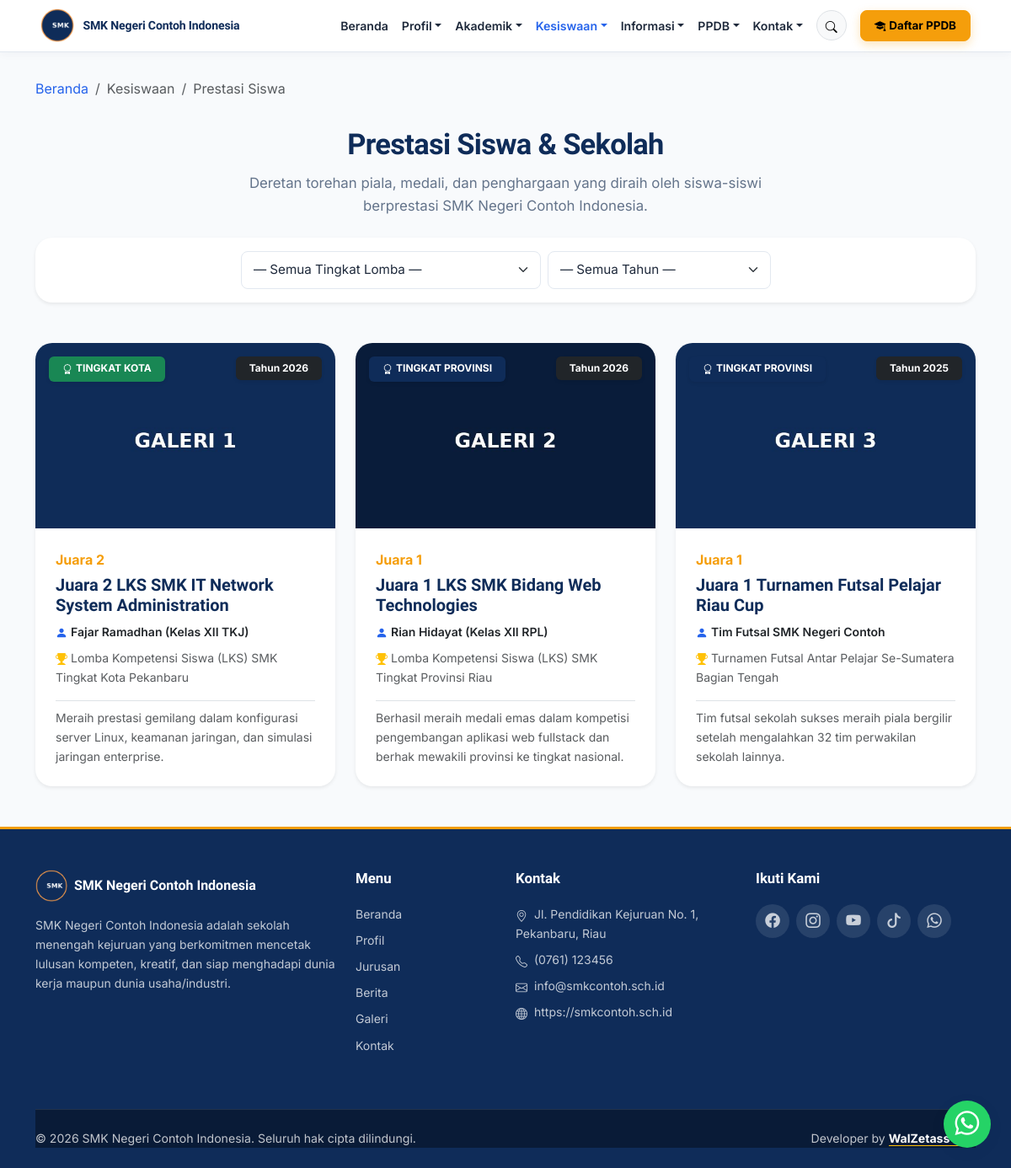
/prestasi, run on the app's committed database.
### tables this page shows
CREATE TABLE school_profile (
  id INT UNSIGNED AUTO_INCREMENT PRIMARY KEY,
  school_name VARCHAR(150) NOT NULL,
  npsn VARCHAR(20) DEFAULT NULL,
  address VARCHAR(255) DEFAULT NULL,
  phone VARCHAR(50) DEFAULT NULL,
  email VARCHAR(150) DEFAULT NULL,
  website VARCHAR(150) DEFAULT NULL,
  description TEXT,
  logo VARCHAR(255) DEFAULT NULL,
  favicon VARCHAR(255) DEFAULT NULL,
  theme_color_primary VARCHAR(20) DEFAULT '#0F2C59',
  theme_color_secondary VARCHAR(20) DEFAULT '#2563EB',
  theme_color_accent VARCHAR(20) DEFAULT '#F59E0B',
  theme_preset VARCHAR(50) DEFAULT 'navy_classic',
  map_url VARCHAR(255) DEFAULT NULL,
  accreditation VARCHAR(10) DEFAULT NULL,
  founded_year VARCHAR(10) DEFAULT NULL,
  running_text TEXT DEFAULT NULL,
  is_running_text_active TINYINT(1) DEFAULT 1,
  video_profile_url VARCHAR(255) DEFAULT 'https://www.youtube.com/watch?v=7vhYf5p_yhs',
  video_title VARCHAR(200) DEFAULT 'Video Profil & Fasilitas Sekolah',
  video_description TEXT DEFAULT NULL,
  video_features TEXT DEFAULT NULL,
  whatsapp_ppdb VARCHAR(50) DEFAULT '6281234567890',
  whatsapp_bkk VARCHAR(50) DEFAULT '6281234567891',
  whatsapp_tu VARCHAR(50) DEFAULT '6281234567892',
  created_at DATETIME DEFAULT CURRENT_TIMESTAMP,
  updated_at DATETIME DEFAULT CURRENT_TIMESTAMP ON UPDATE CURRENT_TIMESTAMP
);

CREATE TABLE achievements (
  id INT UNSIGNED AUTO_INCREMENT PRIMARY KEY,
  title VARCHAR(200) NOT NULL,
  slug VARCHAR(220) NOT NULL UNIQUE,
  student_name VARCHAR(150) NOT NULL,
  competition_name VARCHAR(200) NOT NULL,
  level ENUM('sekolah', 'kota', 'provinsi', 'nasional', 'internasional') NOT NULL DEFAULT 'kota',
  rank_position VARCHAR(50) NOT NULL,
  year VARCHAR(10) NOT NULL,
  photo VARCHAR(255) DEFAULT NULL,
  description TEXT DEFAULT NULL,
  created_at DATETIME DEFAULT CURRENT_TIMESTAMP,
  updated_at DATETIME DEFAULT CURRENT_TIMESTAMP ON UPDATE CURRENT_TIMESTAMP,
  INDEX idx_achievement_level (level),
  INDEX idx_achievement_year (year)
);

CREATE TABLE social_media (
  id INT UNSIGNED AUTO_INCREMENT PRIMARY KEY,
  platform VARCHAR(50) NOT NULL,
  url VARCHAR(255) NOT NULL,
  icon VARCHAR(100) DEFAULT NULL,
  status TINYINT(1) NOT NULL DEFAULT 1
);

### pages/prestasi.php (the view, shortened to what the rows shown need)
<?php
$db = getDB();
$profile = getSchoolProfile();
$where = ["1=1"];
$params = [];
$whereSql = implode(' AND ', $where);
$stmt = $db->prepare("SELECT * FROM achievements WHERE $whereSql ORDER BY year DESC, id DESC");
$stmt->execute($params);
$achievements = $stmt->fetchAll();
require BASE_PATH . '/includes/header.php';
require BASE_PATH . '/includes/navbar.php';
?>
<nav aria-label="breadcrumb" class="container pt-4">
  <ol class="breadcrumb small">
    <li class="breadcrumb-item"><a href="<?= e(BASE_URL) ?>/">Beranda</a></li>
    <li class="breadcrumb-item text-muted">Kesiswaan</li>
    <li class="breadcrumb-item active" aria-current="page">Prestasi Siswa</li>
  </ol>
</nav>
<section class="section pt-3 pb-5">
  <div class="container">
    <div class="text-center mx-auto mb-4 reveal-up" style="max-width:680px;">
      <h1 class="section-title">Prestasi Siswa &amp; Sekolah</h1>
      <p class="section-subtitle mx-auto">Deretan torehan piala, medali, dan penghargaan yang diraih oleh siswa-siswi berprestasi <?= e($profile['school_name'] ?? '') ?>.</p>
    </div>
    <div class="card border-0 shadow-sm rounded-4 p-3 mb-5 reveal-up">
      <form method="get" class="row g-2 justify-content-center align-items-center">
        <div class="col-md-4 col-sm-6">
          <select name="level" class="form-select form-select-sm" onchange="this.form.submit()">
            <option value="">— Semua Tingkat Lomba —</option>
          </select>
        </div>
        <div class="col-md-3 col-sm-6">
          <select name="year" class="form-select form-select-sm" onchange="this.form.submit()">
            <option value="">— Semua Tahun —</option>
          </select>
        </div>
      </form>
    </div>
    <?php if ($achievements): ?>
      <div class="row g-4 reveal-group">
        <?php foreach ($achievements as $a): ?>
          <?php
            $levelBadge = match($a['level']) {
              'internasional' => 'bg-danger text-white',
              'nasional'      => 'bg-warning text-dark',
              'provinsi'      => 'bg-primary text-white',
              'kota'          => 'bg-success text-white',
              default         => 'bg-secondary text-white'
            };
          ?>
          <div class="col-lg-4 col-md-6">
            <div class="card border-0 shadow-sm rounded-4 h-100 d-flex flex-column hover-lift overflow-hidden">
              <div class="position-relative img-skeleton-wrapper" style="height: 220px;">
                <img src="<?= e(BASE_URL . '/' . ($a['photo'] ?: 'assets/images/galeri-2.jpg')) ?>" alt="<?= e($a['title']) ?>" class="w-100 h-100" style="object-fit: cover;">
                <span class="badge <?= $levelBadge ?> position-absolute top-0 start-0 m-3 px-3 py-2 shadow-sm fs-8 text-uppercase">
                  <i class="bi bi-award me-1"></i>Tingkat <?= ucfirst($a['level']) ?>
                </span>
                <span class="badge bg-dark position-absolute top-0 end-0 m-3 px-3 py-2 shadow-sm fs-8">
                  Tahun <?= e($a['year']) ?>
                </span>
              </div>
              <div class="card-body p-4 d-flex flex-column flex-grow-1">
                <div class="fw-bold text-accent mb-1 fs-6"><?= e($a['rank_position']) ?></div>
                <h2 class="h5 fw-bold text-primary mb-2"><?= e($a['title']) ?></h2>
                <div class="small fw-semibold text-dark mb-2">
                  <i class="bi bi-person-fill me-1 text-secondary"></i><?= e($a['student_name']) ?>
                </div>
                <div class="small text-muted mb-3">
                  <i class="bi bi-trophy-fill me-1 text-warning"></i><?= e($a['competition_name']) ?>
                </div>
                <?php if ($a['description']): ?>
                  <p class="text-muted small flex-grow-1 mb-0 border-top pt-2"><?= nl2br(e($a['description'])) ?></p>
                <?php endif; ?>
              </div>
            </div>
          </div>
        <?php endforeach; ?>
      </div>
    <?php endif; ?>
  </div>
</section>
<?php require BASE_PATH . '/includes/footer.php'; ?>

### includes/navbar.php (shortened to what the rows shown need)
<?php
$profile = getSchoolProfile();
$currentPath = parse_url($_SERVER['REQUEST_URI'] ?? '/', PHP_URL_PATH) ?: '/';
$currentPath = rtrim($currentPath, '/') ?: '/';
if (!function_exists('navActive')) {
    function navActive(string $path, string $current): string
    {
        return $current === $path ? ' active' : '';
    }
}
$hasTicker = !empty($profile['is_running_text_active']) && !empty($profile['running_text']);
?>
<nav class="navbar navbar-expand-xl navbar-smk fixed-top <?= $hasTicker ? 'has-ticker' : '' ?>">
  <div class="container-fluid px-3 px-md-4 px-xl-5">
    <a class="navbar-brand me-2 me-xl-4" href="<?= e(BASE_URL) ?>/" title="<?= e($profile['school_name'] ?? '') ?>">
      <img src="<?= e(BASE_URL . '/' . ($profile['logo'] ?? 'assets/images/logo.png')) ?>" alt="Logo <?= e($profile['school_name'] ?? '') ?>">
      <span class="navbar-brand-text"><?= e($profile['school_name'] ?? 'SMK Negeri Contoh Indonesia') ?></span>
    </a>
    <div class="collapse navbar-collapse" id="mainNav">
      <ul class="navbar-nav ms-auto align-items-xl-center">
        <li class="nav-item"><a class="nav-link<?= navActive('/', $currentPath) ?>" href="<?= e(BASE_URL) ?>/">Beranda</a></li>
        <li class="nav-item dropdown">
          <a class="nav-link dropdown-toggle<?= str_starts_with($currentPath, '/profil') ? ' active' : '' ?>" href="<?= e(BASE_URL) ?>/profil" id="profilDropdown" role="button" data-bs-toggle="dropdown" aria-expanded="false">Profil</a>
        </li>
        <?php if (isModuleActive('majors') || isModuleActive('agendas') || isModuleActive('downloads')): ?>
        <li class="nav-item dropdown">
          <a class="nav-link dropdown-toggle<?= $currentPath === '/jurusan' || $currentPath === '/agenda' || $currentPath === '/unduhan' ? ' active' : '' ?>" href="#" id="akademikDropdown" role="button" data-bs-toggle="dropdown" aria-expanded="false">Akademik</a>
        </li>
        <?php endif; ?>
        <?php if (isModuleActive('extracurriculars') || isModuleActive('prestasi') || isModuleActive('kelulusan')): ?>
        <li class="nav-item dropdown">
          <a class="nav-link dropdown-toggle<?= $currentPath === '/ekstrakurikuler' || $currentPath === '/prestasi' || $currentPath === '/kelulusan' ? ' active' : '' ?>" href="#" id="kesiswaanDropdown" role="button" data-bs-toggle="dropdown" aria-expanded="false">Kesiswaan</a>
        </li>
        <?php endif; ?>
        <?php if (isModuleActive('news') || isModuleActive('galleries') || isModuleActive('bkk')): ?>
        <li class="nav-item dropdown">
          <a class="nav-link dropdown-toggle<?= $currentPath === '/berita' || $currentPath === '/galeri' || str_starts_with($currentPath, '/bkk') ? ' active' : '' ?>" href="#" id="informasiDropdown" role="button" data-bs-toggle="dropdown" aria-expanded="false">Informasi</a>
        </li>
        <?php endif; ?>
        <?php if (isModuleActive('ppdb')): ?>
        <li class="nav-item dropdown">
          <a class="nav-link dropdown-toggle<?= str_starts_with($currentPath, '/ppdb') ? ' active' : '' ?>" href="<?= e(BASE_URL) ?>/ppdb" id="ppdbDropdown" role="button" data-bs-toggle="dropdown" aria-expanded="false">PPDB</a>
        </li>
        <?php endif; ?>
        <li class="nav-item dropdown">
          <a class="nav-link dropdown-toggle<?= $currentPath === '/kontak' || $currentPath === '/buku-tamu' ? ' active' : '' ?>" href="#" id="kontakDropdown" role="button" data-bs-toggle="dropdown" aria-expanded="false">Kontak</a>
        </li>
        <li class="nav-item d-none d-xl-flex align-items-center ms-2">
          <button type="button" class="btn btn-sm btn-light rounded-circle shadow-none p-1 border" data-bs-toggle="modal" data-bs-target="#globalSearchModal" title="Pencarian Global (Ctrl + K)" style="width:36px;height:36px;">
            <i class="bi bi-search"></i>
          </button>
        </li>
        <?php if (isModuleActive('ppdb')): ?>
        <li class="nav-item ms-xl-3 mt-2 mt-xl-0">
          <a class="btn btn-sm btn-accent text-nowrap px-3 py-2 fw-bold d-inline-flex align-items-center gap-1" href="<?= e(BASE_URL) ?>/ppdb/daftar">
            <i class="bi bi-mortarboard-fill"></i> Daftar PPDB
          </a>
        </li>
        <?php endif; ?>
      </ul>
    </div>
  </div>
</nav>
<div class="navbar-spacer <?= $hasTicker ? 'has-ticker' : '' ?>" aria-hidden="true"></div>

### includes/footer.php (shortened to what the rows shown need)
<?php
$profile = getSchoolProfile();
$socials = getSocialMedia();
?>
  <footer class="footer-smk pt-5 pb-4">
    <div class="container">
      <div class="row g-4">
        <div class="col-lg-4 col-md-6">
          <div class="d-flex align-items-center gap-2 mb-3">
            <img src="<?= e(BASE_URL . '/' . ($profile['logo'] ?? 'assets/images/logo.png')) ?>" alt="Logo" style="height:38px;">
            <span class="fw-bold text-white" style="font-family: var(--font-display);"><?= e($profile['school_name'] ?? '') ?></span>
          </div>
          <p class="small"><?= e($profile['description'] ?? '') ?></p>
        </div>
        <div class="col-lg-2 col-md-6">
          <h6>Menu</h6>
          <ul class="list-unstyled small">
            <li class="mb-2"><a href="<?= e(BASE_URL) ?>/">Beranda</a></li>
            <li class="mb-2"><a href="<?= e(BASE_URL) ?>/profil">Profil</a></li>
            <li class="mb-2"><a href="<?= e(BASE_URL) ?>/jurusan">Jurusan</a></li>
            <li class="mb-2"><a href="<?= e(BASE_URL) ?>/berita">Berita</a></li>
            <li class="mb-2"><a href="<?= e(BASE_URL) ?>/galeri">Galeri</a></li>
            <li class="mb-2"><a href="<?= e(BASE_URL) ?>/kontak">Kontak</a></li>
          </ul>
        </div>
        <div class="col-lg-3 col-md-6">
          <h6>Kontak</h6>
          <ul class="list-unstyled small">
            <li class="mb-2"><i class="bi bi-geo-alt me-2"></i><?= e($profile['address'] ?? '') ?></li>
            <li class="mb-2"><i class="bi bi-telephone me-2"></i><?= e($profile['phone'] ?? '') ?></li>
            <li class="mb-2"><i class="bi bi-envelope me-2"></i><?= e($profile['email'] ?? '') ?></li>
            <li class="mb-2"><i class="bi bi-globe me-2"></i><?= e($profile['website'] ?? '') ?></li>
          </ul>
        </div>
        <div class="col-lg-3 col-md-6">
          <h6>Ikuti Kami</h6>
          <div class="d-flex gap-2">
            <?php foreach ($socials as $s): ?>
              <a class="social-icon-circle" href="<?= e($s['url']) ?>" target="_blank" rel="noopener" aria-label="<?= e($s['platform']) ?>">
                <i class="bi <?= e($s['icon']) ?>"></i>
              </a>
            <?php endforeach; ?>
          </div>
        </div>
      </div>
      <div class="footer-bottom d-flex flex-column flex-md-row justify-content-between align-items-center gap-2">
        <span>&copy; <?= date('Y') ?> <?= e($profile['school_name'] ?? '') ?>. Seluruh hak cipta dilindungi.</span>
        <span>Developer by <a href="https://www.portfolionyaihwal.my.id/" target="_blank" rel="noopener noreferrer" class="text-white fw-bold text-decoration-none border-bottom border-warning pb-0.5">WalZetass-Kar</a></span>
      </div>
    </div>
  </footer>
  <div class="wa-widget-wrapper">
    <button id="waToggleBtn" class="btn-wa-float shadow-soft" aria-label="Chat WhatsApp">
      <i class="bi bi-whatsapp"></i>
    </button>
  </div>
</body>
</html>

### data on the page
school_profile: logo (picture), school_name "SMK Negeri Contoh Indonesia", description "SMK Negeri Contoh Indonesia adalah sekolah menengah kejuruan yang berkomitmen mencetak lulusan kompeten, kreatif, dan siap menghadapi dunia kerja maupun dunia usaha/industri.", address "Jl. Pendidikan Kejuruan No. 1, Pekanbaru, Riau", phone "(0761) 123456", email "info@smkcontoh.sch.id", website "https://smkcontoh.sch.id"
achievements: photo (picture), level "KOTA", year "2026", rank_position "Juara 2", title "Juara 2 LKS SMK IT Network System Administration", student_name "Fajar Ramadhan (Kelas XII TKJ)", competition_name "Lomba Kompetensi Siswa (LKS) SMK Tingkat Kota Pekanbaru", description "Meraih prestasi gemilang dalam konfigurasi server Linux, keamanan jaringan, dan simulasi jaringan enterprise."
achievements: photo (picture), level "PROVINSI", year "2026", rank_position "Juara 1", title "Juara 1 LKS SMK Bidang Web Technologies", student_name "Rian Hidayat (Kelas XII RPL)", competition_name "Lomba Kompetensi Siswa (LKS) SMK Tingkat Provinsi Riau", description "Berhasil meraih medali emas dalam kompetisi pengembangan aplikasi web fullstack dan berhak mewakili provinsi ke tingkat nasional."
achievements: photo (picture), level "PROVINSI", year "2025", rank_position "Juara 1", title "Juara 1 Turnamen Futsal Pelajar Riau Cup", student_name "Tim Futsal SMK Negeri Contoh", competition_name "Turnamen Futsal Antar Pelajar Se-Sumatera Bagian Tengah", description "Tim futsal sekolah sukses meraih piala bergilir setelah mengalahkan 32 tim perwakilan sekolah lainnya."
